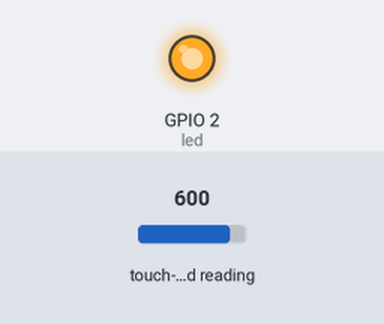
Simulated run of this program. Board: ESP32 board running MicroPython. Shown: output pins drawn as LEDs (lit = HIGH). The inputs (shaded band) are chosen by the test bench; at power-on: touch-pad reading 600. What the program prints to the serial console is not drawn.

Above: at 1.2 s.
1.3 s: touch-pad reading set to 410
2.8 s: touch-pad reading set to 392
At 4.0 s:
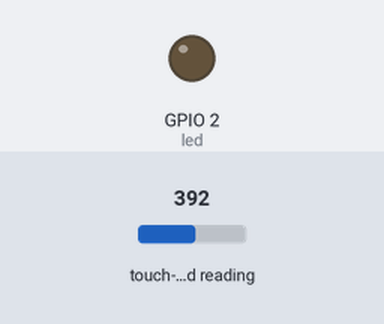
4.3 s: touch-pad reading set to 538
At 5.2 s:
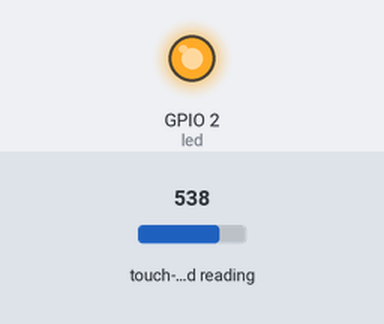
5.8 s: touch-pad reading set to 63
At 6.4 s:
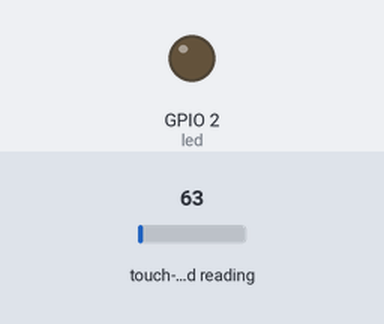
Timing chart, 0 to 8.3 s (numbered marks = the images above; inputs shaded):
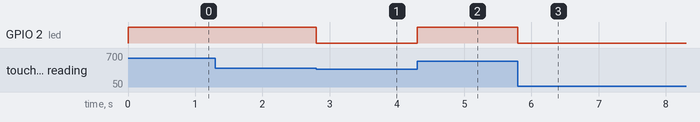

Measured:
- the behaviour switches between 401 and 400 on touch-pad reading (found by bisection; images 0 and 1)
- after the input at 2.8 s, GPIO 2 (led): HIGH → LOW at once
- after the input at 4.3 s, GPIO 2 (led): LOW → HIGH at once
- after the input at 5.8 s, GPIO 2 (led): HIGH → LOW at once

The program:

Cap_sensor.py
```python
from machine import TouchPad, Pin
from time import sleep

sensor = TouchPad(Pin(4))
led = Pin(2,Pin.OUT)

while True:
    sn_cap = sensor.read()
    print(sn_cap)
    if sn_cap > 400:
        led.on()
    else:
        led.off()

    
```
